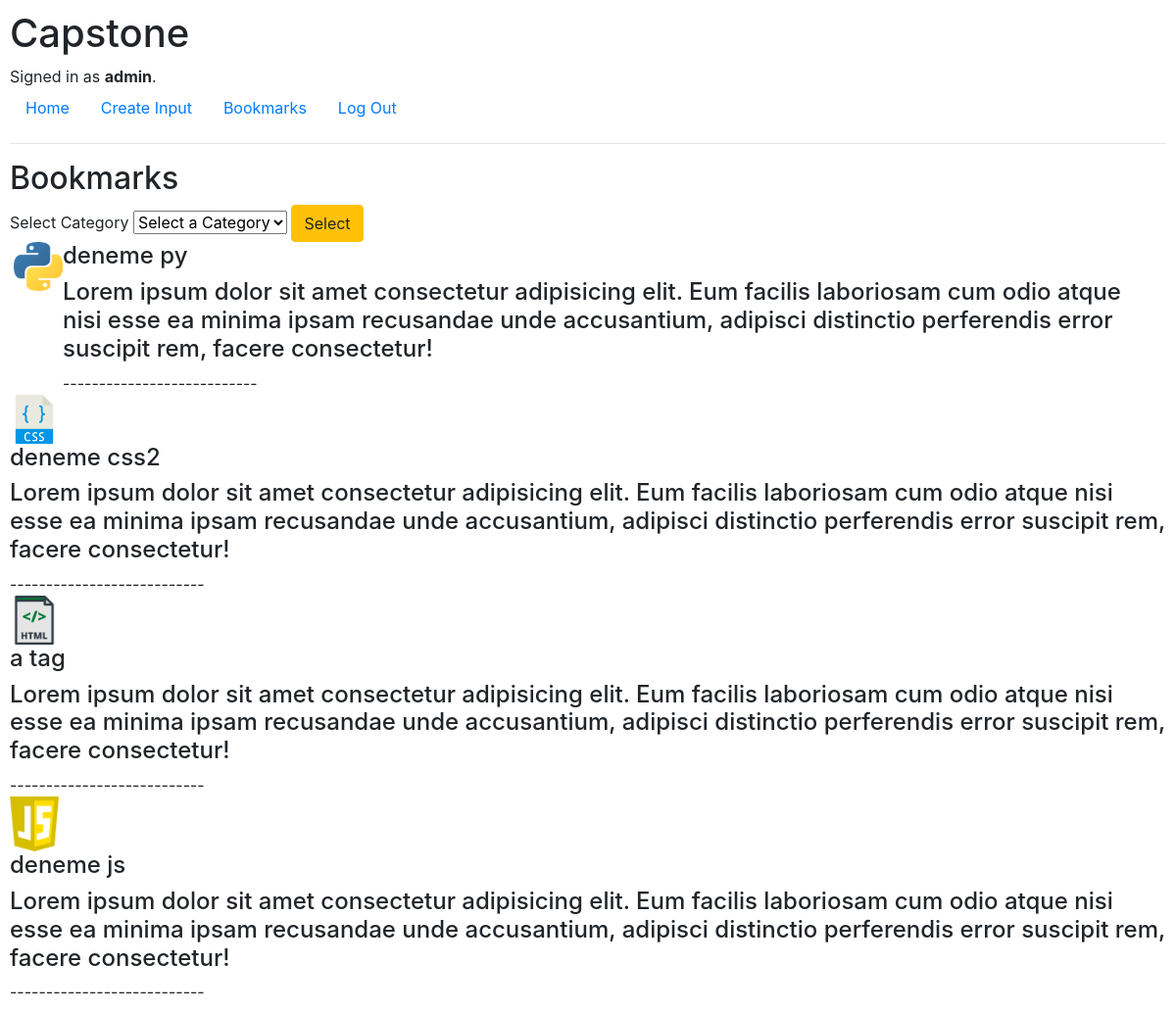
The app's page /bookmark (signed in) with its own data.
### capstone/models.py (models this page shows, shortened)
class User(AbstractUser):
    pass

class Input(models.Model):
    title = models.CharField(max_length=30)
    content = models.CharField(max_length=6000)
    url = models.CharField(max_length=60)
    sites = models.CharField(max_length=30)
    owner = models.ForeignKey(User, on_delete=models.CASCADE, blank=True, null=True, related_name="user")
    category = models.ForeignKey(Category, on_delete=models.CASCADE, blank=True, null=True, related_name="category")
    isActive = models.BooleanField(default=True)
    bookmark = models.ManyToManyField(User, blank=True, null=True, related_name="inputBookmark")

class Category(models.Model):
    categoryName = models.CharField(max_length=60)
    categoryImage = models.ImageField(upload_to='category_images', blank=True, null=True)

### capstone/views.py (the view)
# urls.py: path("bookmark", views.displayBookmark, name="bookmark"),
def displayBookmark(request):
    currentUser = request.user
    selected_category = request.GET.get('category')
    if selected_category:
        input = currentUser.inputBookmark.filter(category__categoryName=selected_category)
    else:
        input = currentUser.inputBookmark.all()
    categories = Category.objects.all()
    return render(request, "capstone/bookmark.html", {
        "input": input,
        "categories": categories,
    })

### capstone/templates/capstone/bookmark.html (shortened to what this page needs)
{% extends "capstone/layout.html" %}
{% block body %}
    <h2>Bookmarks</h2>
    <form action="{% url 'bookmark' %}" method="GET">
        <label for="category">Select Category</label>
        <select name="category" id="category">
            <option value="">Select a Category</option>
        </select>
        <button type="submit" class="btn btn-warning">Select</button>
    </form>
    <div class="row mx-1">
    {% for input in input %}
        {% if input.isActive %}
            <div class="media-left media-middle">
                <a href="{% url 'input' id=input.id slug=input.title|slugify %}">
                    {% if input.category.categoryImage %}
                        <img src="{{ input.category.categoryImage.url }}" alt="{{ input.category.categoryName }}" style="width: 50px;">
                    {% endif %}
                </a>
            </div>
            <div class="media-body">
                <h4 class="media-heading">{{ input.title }}</h4>
                <h4 class="media-heading">{{ input.content }}</h4>
                ---------------------------
            </div>
    </div>
        {% endif %}
    {% endfor %}
{% endblock %}

### capstone/templates/capstone/layout.html (shortened to what this page needs)
{% load static %}
<!DOCTYPE html>
<html lang="en">
    <head>
        <link rel="stylesheet" href="https://stackpath.bootstrapcdn.com/bootstrap/4.4.1/css/bootstrap.min.css">
        <link href="{% static 'capstone/styles.css' %}" rel="stylesheet">
    </head>
    <body>
        <h1>Capstone</h1>
        <div>
            {% if user.is_authenticated %}
                Signed in as <strong>{{ user.username }}</strong>.
            {% else %}
                Not signed in.
            {% endif %}
        </div>
        <ul class="nav">
            <li class="nav-item">
                <a class="nav-link" href="{% url 'index' %}">Home</a>
            </li>
            {% if user.is_authenticated %}
                <li class="nav-item">
                    <a class="nav-link" href="{% url 'create' %}">Create Input</a>
                </li>
                <li class="nav-item">
                    <a class="nav-link" href="{% url 'bookmark' %}">Bookmarks</a>
                </li>
                <li class="nav-item">
                    <a class="nav-link" href="{% url 'logout' %}">Log Out</a>
                </li>
            {% endif %}
        </ul>
        <hr>
        {% block body %}
        {% endblock %}
    </body>
</html>

### capstone/static/capstone/styles.css (style rules this page uses)
body { padding: 10px; }

### records on screen
User: username "admin"
Input: category.categoryImage (picture), title "deneme py", content "Lorem ipsum dolor sit amet consectetur adipisicing elit. Eum facilis laboriosam cum odio atque nisi esse ea minima ipsam recusandae unde accusantium, adipisci distinctio perferendis error suscipit rem, facere consectetur!"
Input: category.categoryImage (picture), title "deneme css2", content "Lorem ipsum dolor sit amet consectetur adipisicing elit. Eum facilis laboriosam cum odio atque nisi esse ea minima ipsam recusandae unde accusantium, adipisci distinctio perferendis error suscipit rem, facere consectetur!"
Input: category.categoryImage (picture), title "a tag", content "Lorem ipsum dolor sit amet consectetur adipisicing elit. Eum facilis laboriosam cum odio atque nisi esse ea minima ipsam recusandae unde accusantium, adipisci distinctio perferendis error suscipit rem, facere consectetur!"
Input: category.categoryImage (picture), title "deneme js", content "Lorem ipsum dolor sit amet consectetur adipisicing elit. Eum facilis laboriosam cum odio atque nisi esse ea minima ipsam recusandae unde accusantium, adipisci distinctio perferendis error suscipit rem, facere consectetur!"
